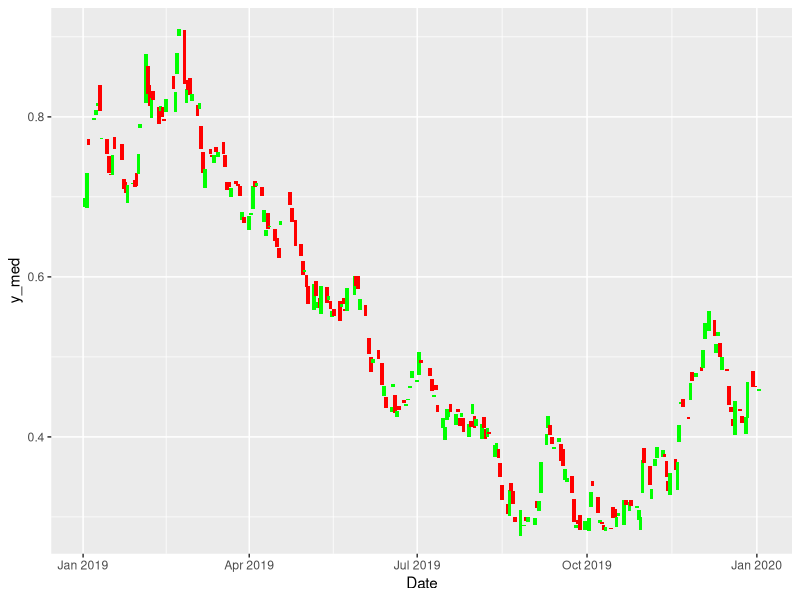

This figure's R source:
library(grid)
library(ggplot2)
library(readr)
library(dplyr)

candleGrob <- function(xc, yc, openc, closec, highc, lowc) {
  
}

candleGrobs <- function(x, y, open, close, high, low) {
  #x,y are the center of the candle rectangle
  #high,low define the top and bottom of the glyph
  #open/close can be in either order and define which
  #of two colors fills the rect
  #total_height <- high - low
  #rect_height <- max(open,close) - min(open,close)
  t <- ifelse( open > close, open, close )
  td <- high - t
  b <- ifelse( open > close, close, open )
  bd <- b - low
  h <- t - b
  f <- ifelse( open > close, "red", "green" )
  #TODO: update this to return a gList() of two
  # lineGrob() and the rectGrob()
  #TODO: do it the same way as "arrow_geom", i.e.
  # calling mapply() to generate the gList of 
  # gTrees generated by candleGrob.  best thing to
  # do is pass in x, y, t, td, bd, b, h and color
  # and let candleGrob generate a gTree with three
  # children - one for the upper line, one for the
  # lower line, and one for the rectangle
  gTree(
    children = gList(
      rectGrob(x, y, 0.005, h, gp = gpar(fill = f, col = 0))
    )
  )
}

candle_Drawpanel <- function(data, panel_scales, coord, na.rm = FALSE) {
  coords <- coord$transform(data, panel_scales)
#  print(head(coords))
  ggplot2:::ggname("geom_candlesticks", 
        candleGrobs(coords$x, coords$y, coords$open, coords$close, coords$high, coords$low))
}

geom_candlesticks <- function(mapping = NULL, data = NULL, stat = "identity", 
                       position = "identity", na.rm = FALSE, show.legend = NA, 
                       inherit.aes = TRUE, ...) {
  layer(
    data = data, 
    mapping = mapping, 
    stat = stat, 
    geom = gCandles, 
    position = position, 
    show.legend = show.legend, 
    inherit.aes = inherit.aes, 
    params = list(na.rm = na.rm, ...)
  )
}

gCandles <- ggproto( "gCandles", Geom, 
                   draw_panel = candle_Drawpanel, 
                   non_missing_aes = c("x", "y", "open", "close", "high", "low"),
                   default_aes = aes(fill = "lightgreen", alpha = "0.5", size = 1),
                   icon = function(.) {}, 
                   desc_params = list(), 
                   seealso = list(), 
                   examples = function(.) {})


lhsif <- read_csv("LHSIF.csv") %>%
  mutate(y_med = Low + (High - Low)/2)

ggplot(lhsif, aes(x = Date, y = y_med, open = Open, high = High, close = `Adj Close`, low = Low)) +
  geom_candlesticks()
